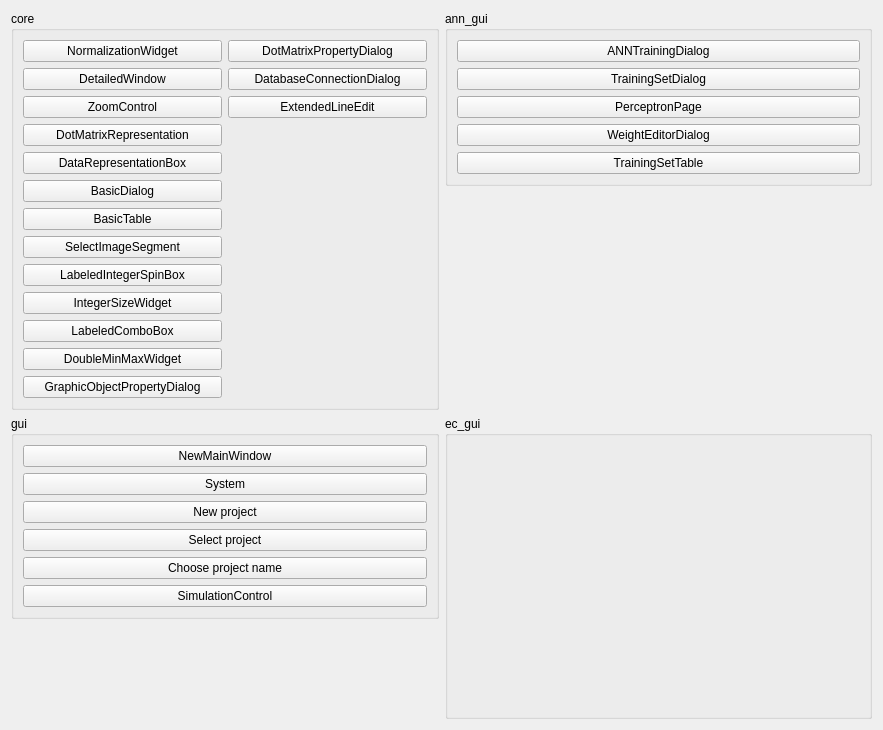
<?xml version="1.0" encoding="UTF-8"?>
<ui version="4.0">
 <class>PruebaPantalla</class>
 <widget class="QWidget" name="PruebaPantalla">
  <property name="geometry">
   <rect>
    <x>0</x>
    <y>0</y>
    <width>883</width>
    <height>730</height>
   </rect>
  </property>
  <property name="windowTitle">
   <string>Form</string>
  </property>
  <layout class="QGridLayout" name="gridLayout">
   <item row="6" column="1" alignment="Qt::AlignTop">
    <widget class="QGroupBox" name="groupBox_2">
     <property name="title">
      <string>ann_gui</string>
     </property>
     <property name="alignment">
      <set>Qt::AlignLeading|Qt::AlignLeft|Qt::AlignTop</set>
     </property>
     <layout class="QGridLayout" name="gridLayout_2">
      <item row="3" column="0">
       <widget class="QPushButton" name="perceptronButton">
        <property name="text">
         <string>PerceptronPage</string>
        </property>
       </widget>
      </item>
      <item row="0" column="0">
       <widget class="QPushButton" name="ANNTrainingDialog">
        <property name="text">
         <string>ANNTrainingDialog</string>
        </property>
       </widget>
      </item>
      <item row="5" column="0">
       <widget class="QPushButton" name="TrainingSetTableButton">
        <property name="text">
         <string>TrainingSetTable</string>
        </property>
       </widget>
      </item>
      <item row="4" column="0">
       <widget class="QPushButton" name="WeightEditorDialogButton">
        <property name="text">
         <string>WeightEditorDialog</string>
        </property>
       </widget>
      </item>
      <item row="2" column="0">
       <widget class="QPushButton" name="TrainingSetDialogButton">
        <property name="text">
         <string>TrainingSetDialog</string>
        </property>
       </widget>
      </item>
     </layout>
    </widget>
   </item>
   <item row="6" column="0" alignment="Qt::AlignTop">
    <widget class="QGroupBox" name="groupBox">
     <property name="title">
      <string>core</string>
     </property>
     <property name="alignment">
      <set>Qt::AlignLeading|Qt::AlignLeft|Qt::AlignTop</set>
     </property>
     <layout class="QGridLayout" name="gridLayout_4">
      <item row="12" column="0">
       <widget class="QPushButton" name="GraphicObjectPropertyDialogButton">
        <property name="text">
         <string>GraphicObjectPropertyDialog</string>
        </property>
       </widget>
      </item>
      <item row="3" column="0">
       <widget class="QPushButton" name="DotMatrixRepresentationButton">
        <property name="text">
         <string>DotMatrixRepresentation</string>
        </property>
       </widget>
      </item>
      <item row="1" column="0">
       <widget class="QPushButton" name="DetailedWindowButton">
        <property name="text">
         <string>DetailedWindow</string>
        </property>
       </widget>
      </item>
      <item row="5" column="0">
       <widget class="QPushButton" name="BasicDialogButton">
        <property name="text">
         <string>BasicDialog</string>
        </property>
       </widget>
      </item>
      <item row="4" column="0">
       <widget class="QPushButton" name="DataRepresentationBoxButton">
        <property name="text">
         <string>DataRepresentationBox</string>
        </property>
       </widget>
      </item>
      <item row="10" column="0">
       <widget class="QPushButton" name="LabeledComboBoxButton">
        <property name="text">
         <string>LabeledComboBox</string>
        </property>
       </widget>
      </item>
      <item row="8" column="0">
       <widget class="QPushButton" name="LabeledIntegerSpinBoxButton">
        <property name="text">
         <string>LabeledIntegerSpinBox</string>
        </property>
       </widget>
      </item>
      <item row="11" column="0">
       <widget class="QPushButton" name="DoubleMinMaxWidgetButton">
        <property name="text">
         <string>DoubleMinMaxWidget</string>
        </property>
       </widget>
      </item>
      <item row="0" column="0">
       <widget class="QPushButton" name="NormalizationWidgetButton">
        <property name="text">
         <string>NormalizationWidget</string>
        </property>
       </widget>
      </item>
      <item row="2" column="0">
       <widget class="QPushButton" name="ZoomControlButton">
        <property name="text">
         <string>ZoomControl</string>
        </property>
       </widget>
      </item>
      <item row="7" column="0">
       <widget class="QPushButton" name="SelectImageSegmentButton">
        <property name="text">
         <string>SelectImageSegment</string>
        </property>
       </widget>
      </item>
      <item row="9" column="0">
       <widget class="QPushButton" name="IntegerSizeWidgetButton">
        <property name="text">
         <string>IntegerSizeWidget</string>
        </property>
       </widget>
      </item>
      <item row="6" column="0">
       <widget class="QPushButton" name="BasicTableButton">
        <property name="text">
         <string>BasicTable</string>
        </property>
       </widget>
      </item>
      <item row="0" column="1">
       <widget class="QPushButton" name="DotMatrixPropertyDialogButton">
        <property name="text">
         <string>DotMatrixPropertyDialog</string>
        </property>
       </widget>
      </item>
      <item row="1" column="1">
       <widget class="QPushButton" name="btnDatabaseConnection">
        <property name="text">
         <string>DatabaseConnectionDialog</string>
        </property>
       </widget>
      </item>
      <item row="2" column="1">
       <widget class="QPushButton" name="btnExtendedLineEdit">
        <property name="text">
         <string>ExtendedLineEdit</string>
        </property>
       </widget>
      </item>
     </layout>
    </widget>
   </item>
   <item row="7" column="0" alignment="Qt::AlignTop">
    <widget class="QGroupBox" name="groupBox_3">
     <property name="title">
      <string>gui</string>
     </property>
     <property name="alignment">
      <set>Qt::AlignLeading|Qt::AlignLeft|Qt::AlignTop</set>
     </property>
     <layout class="QGridLayout" name="gridLayout_3">
      <item row="0" column="0">
       <widget class="QPushButton" name="NewMainWindowButton">
        <property name="text">
         <string>NewMainWindow</string>
        </property>
       </widget>
      </item>
      <item row="3" column="0">
       <widget class="QPushButton" name="selectProjectButton">
        <property name="text">
         <string>Select project</string>
        </property>
       </widget>
      </item>
      <item row="1" column="0">
       <widget class="QPushButton" name="systemButton">
        <property name="text">
         <string>System</string>
        </property>
       </widget>
      </item>
      <item row="5" column="0">
       <widget class="QPushButton" name="SimulationControlButton">
        <property name="text">
         <string>SimulationControl</string>
        </property>
       </widget>
      </item>
      <item row="4" column="0">
       <widget class="QPushButton" name="chooseProjectNameButton">
        <property name="text">
         <string>Choose project name</string>
        </property>
       </widget>
      </item>
      <item row="2" column="0">
       <widget class="QPushButton" name="newProjectButton">
        <property name="text">
         <string>New project</string>
        </property>
       </widget>
      </item>
     </layout>
    </widget>
   </item>
   <item row="7" column="1">
    <widget class="QGroupBox" name="groupBox_4">
     <property name="title">
      <string>ec_gui</string>
     </property>
    </widget>
   </item>
  </layout>
 </widget>
 <resources/>
 <connections/>
</ui>
